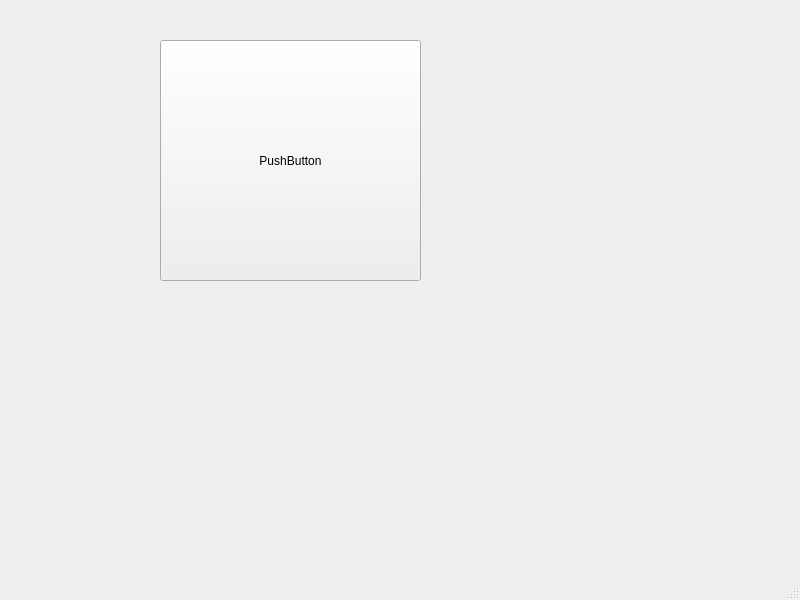
<?xml version="1.0" encoding="UTF-8"?>
<ui version="4.0">
 <class>MainWindow</class>
 <widget class="QMainWindow" name="MainWindow">
  <property name="geometry">
   <rect>
    <x>0</x>
    <y>0</y>
    <width>800</width>
    <height>600</height>
   </rect>
  </property>
  <property name="windowTitle">
   <string>MainWindow</string>
  </property>
  <widget class="QWidget" name="centralwidget">
   <widget class="QPushButton" name="pushButton">
    <property name="geometry">
     <rect>
      <x>160</x>
      <y>40</y>
      <width>261</width>
      <height>241</height>
     </rect>
    </property>
    <property name="minimumSize">
     <size>
      <width>100</width>
      <height>100</height>
     </size>
    </property>
    <property name="maximumSize">
     <size>
      <width>300</width>
      <height>300</height>
     </size>
    </property>
    <property name="text">
     <string>PushButton</string>
    </property>
   </widget>
  </widget>
  <widget class="QMenuBar" name="menubar">
   <property name="geometry">
    <rect>
     <x>0</x>
     <y>0</y>
     <width>800</width>
     <height>22</height>
    </rect>
   </property>
  </widget>
  <widget class="QStatusBar" name="statusbar"/>
 </widget>
 <resources/>
 <connections/>
</ui>
